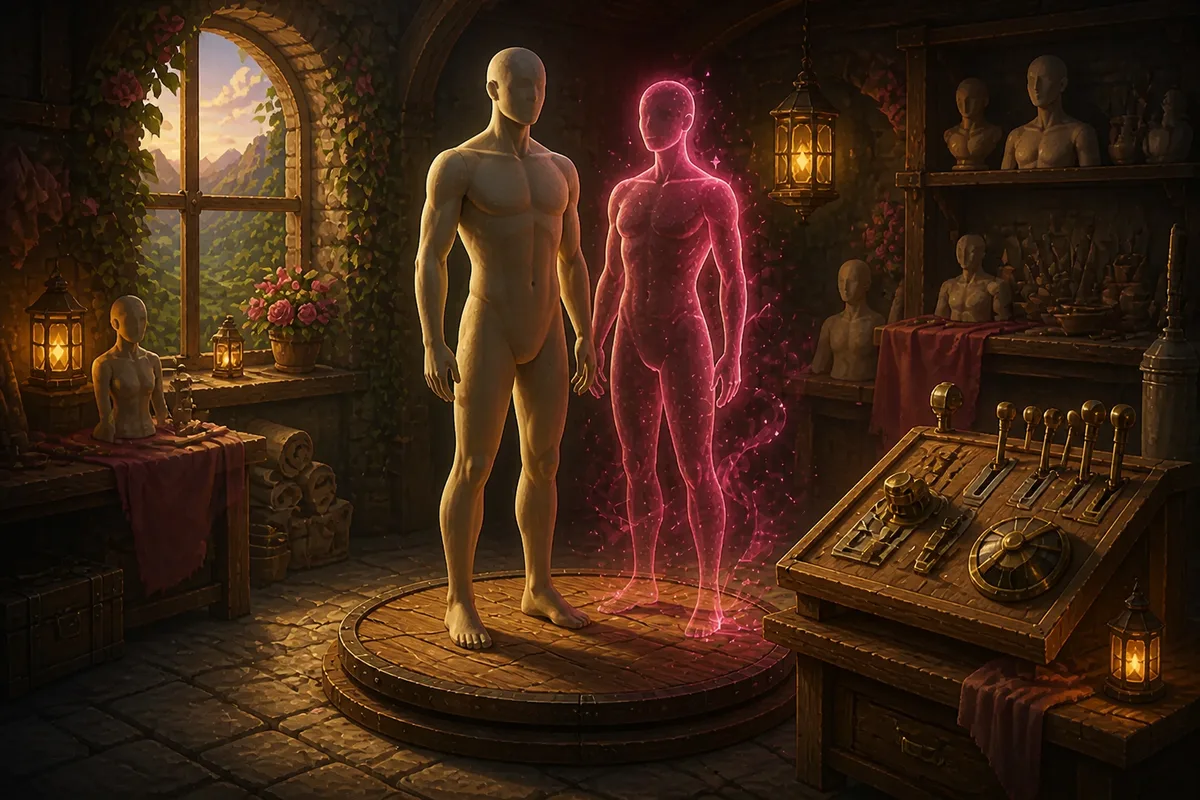
#> input picture studio/img/creator.webp, 1200 x 800 px, given in place of vanster.png, which was not available
$ python nora_sheet.py ../../../studio/img/creator.webp ../../../studio/img/forge.webp
#> lines starting #> are read from the running program, lines starting #| are printed output that depends on the picture
"""Ark: Noras referenser bredvid figuren, kropp i färg och lera, ansikte i färg och lera. Argument: mapp med bilder, ut.png."""
import sys
from PIL import Image
P, OUT = sys.argv[1].rstrip("/") + "/", sys.argv[2]
N = "/home/epatnor/Spelutveckling/img2mesh/input/nora/"
C = N + "ChatGPT-bild 2 nov. 2026 16_1"
W = 200
s = Image.new("RGB", (W * 6, 320 * 2), (235, 235, 235))
#> s: PIL image 1200x640 RGB; every value is 235
for i, c in enumerate([N + "vanster.png", P + "body_90.png", P + "claybody_90.png", N + "bak.png", P + "body_180.png", P + "claybody_180.png"]):
    im = Image.open(c).convert("RGB")
#> im is the input picture: PIL image 1200x800 RGB; mean R, G, B 62.4, 37, 20.4
    im.thumbnail((W, 320))
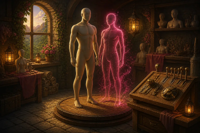
#> im: PIL image 200x133 RGB; mean R, G, B 62.3, 36.9, 20.3
    s.paste(im, (W * i + (W - im.width) // 2, 0))
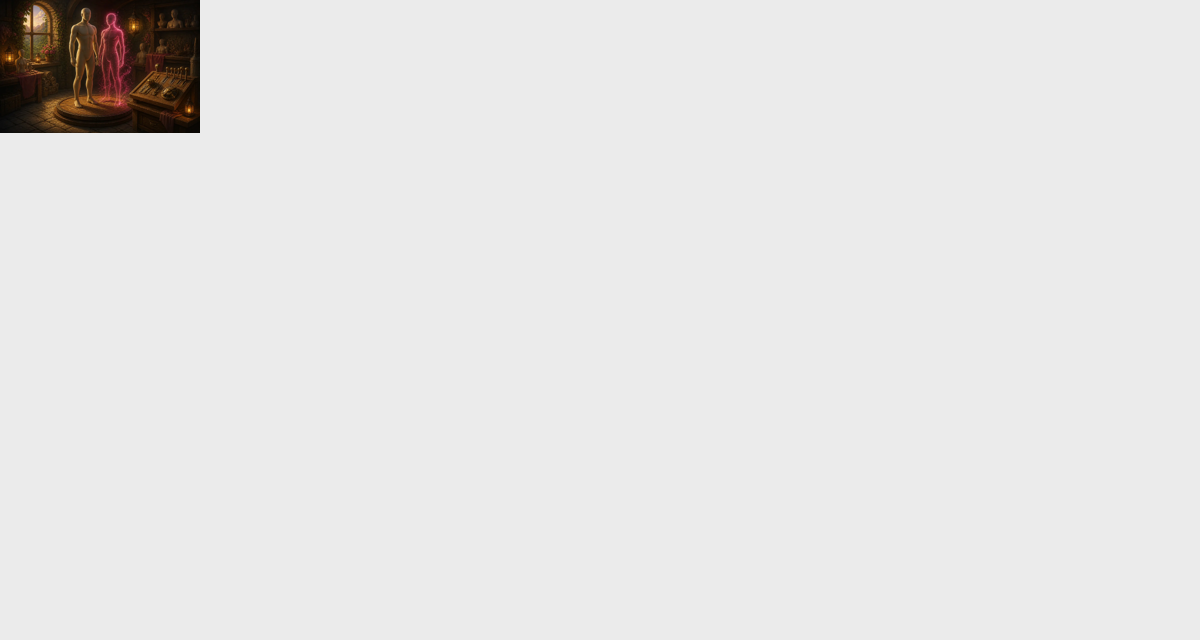
#> s: PIL image 1200x640 RGB; mean R, G, B 229, 228.1, 227.6
#> pass 2 of the loop `for i, c in enumerate([N + "vanster.png", P + "body_90.png", P + "clay..`:
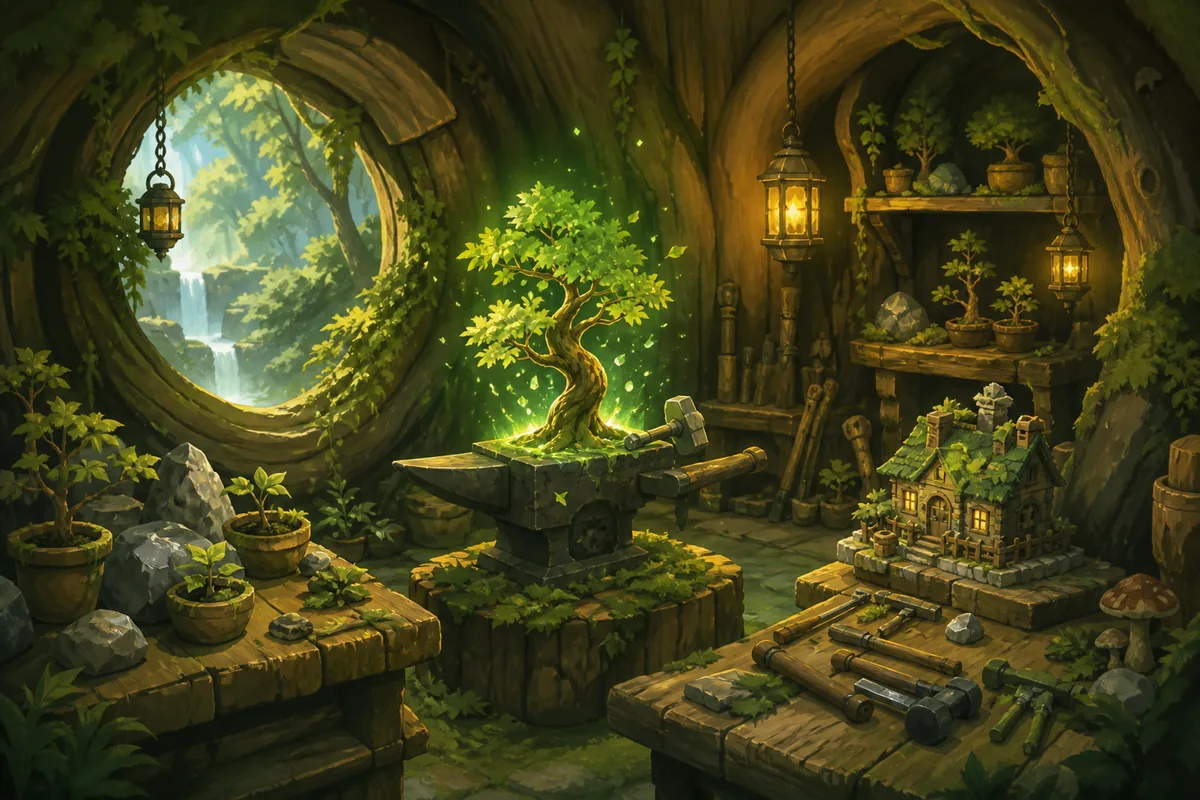
#> input picture studio/img/forge.webp, 1200 x 800 px, given in place of body_90.png, which was not available
#> im is the input picture: PIL image 1200x800 RGB; mean R, G, B 66.7, 66.3, 27.3
#> `im.thumbnail((W, 320))`:
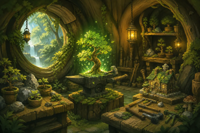
#> im: PIL image 200x133 RGB; mean R, G, B 66.6, 66.2, 27.2
#> `s.paste(im, (W * i + (W - im.width) // 2, 0))`:
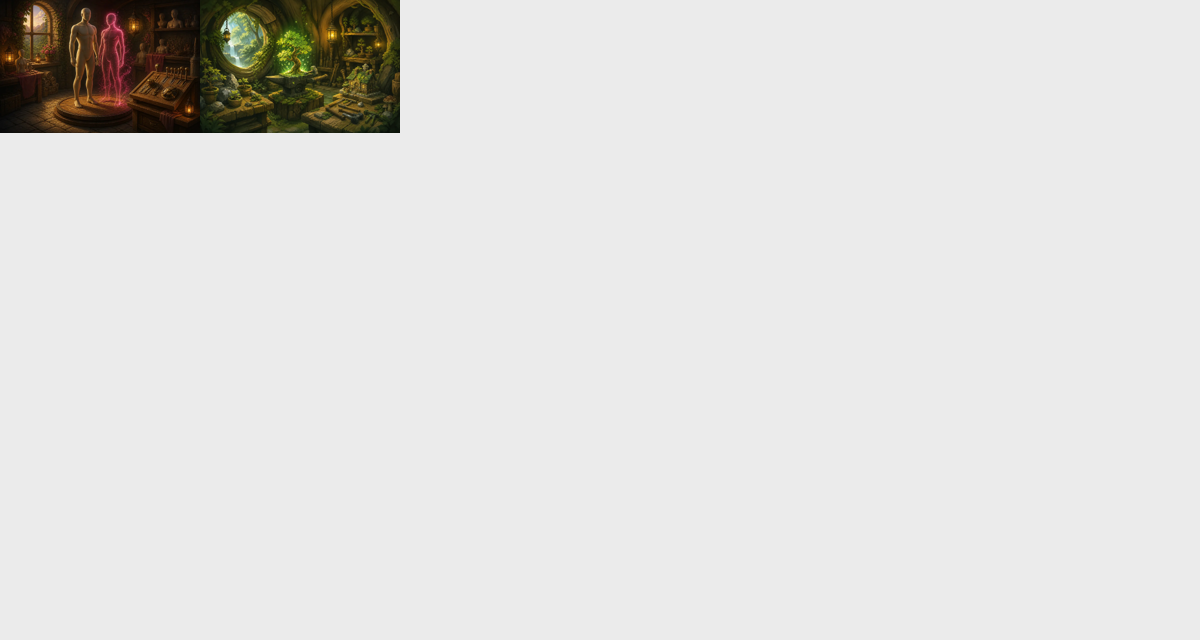
#> s: PIL image 1200x640 RGB; mean R, G, B 223.2, 222.3, 220.4
#> (the run stopped early here; a loop or call above may not have finished)
